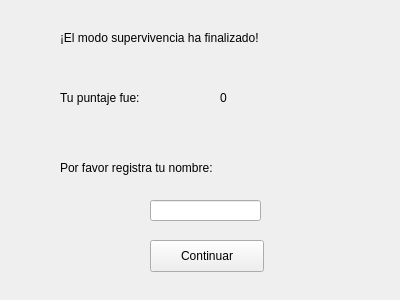
<?xml version="1.0" encoding="UTF-8"?>
<ui version="4.0">
 <class>Form</class>
 <widget class="QWidget" name="Form">
  <property name="geometry">
   <rect>
    <x>0</x>
    <y>0</y>
    <width>400</width>
    <height>300</height>
   </rect>
  </property>
  <property name="windowTitle">
   <string>Has muerto gloriosamente</string>
  </property>
  <widget class="QLabel" name="label">
   <property name="geometry">
    <rect>
     <x>60</x>
     <y>30</y>
     <width>291</width>
     <height>16</height>
    </rect>
   </property>
   <property name="text">
    <string>¡El modo supervivencia ha finalizado!</string>
   </property>
  </widget>
  <widget class="QLabel" name="label_2">
   <property name="geometry">
    <rect>
     <x>60</x>
     <y>90</y>
     <width>121</width>
     <height>16</height>
    </rect>
   </property>
   <property name="text">
    <string>Tu puntaje fue:</string>
   </property>
  </widget>
  <widget class="QLabel" name="label_3">
   <property name="geometry">
    <rect>
     <x>220</x>
     <y>90</y>
     <width>62</width>
     <height>16</height>
    </rect>
   </property>
   <property name="text">
    <string>0</string>
   </property>
  </widget>
  <widget class="QLabel" name="label_4">
   <property name="geometry">
    <rect>
     <x>60</x>
     <y>160</y>
     <width>191</width>
     <height>16</height>
    </rect>
   </property>
   <property name="text">
    <string>Por favor registra tu nombre:</string>
   </property>
  </widget>
  <widget class="QLineEdit" name="lineEdit">
   <property name="geometry">
    <rect>
     <x>150</x>
     <y>200</y>
     <width>111</width>
     <height>21</height>
    </rect>
   </property>
  </widget>
  <widget class="QPushButton" name="pushButton">
   <property name="geometry">
    <rect>
     <x>150</x>
     <y>240</y>
     <width>114</width>
     <height>32</height>
    </rect>
   </property>
   <property name="text">
    <string>Continuar</string>
   </property>
  </widget>
 </widget>
 <resources/>
 <connections/>
</ui>
